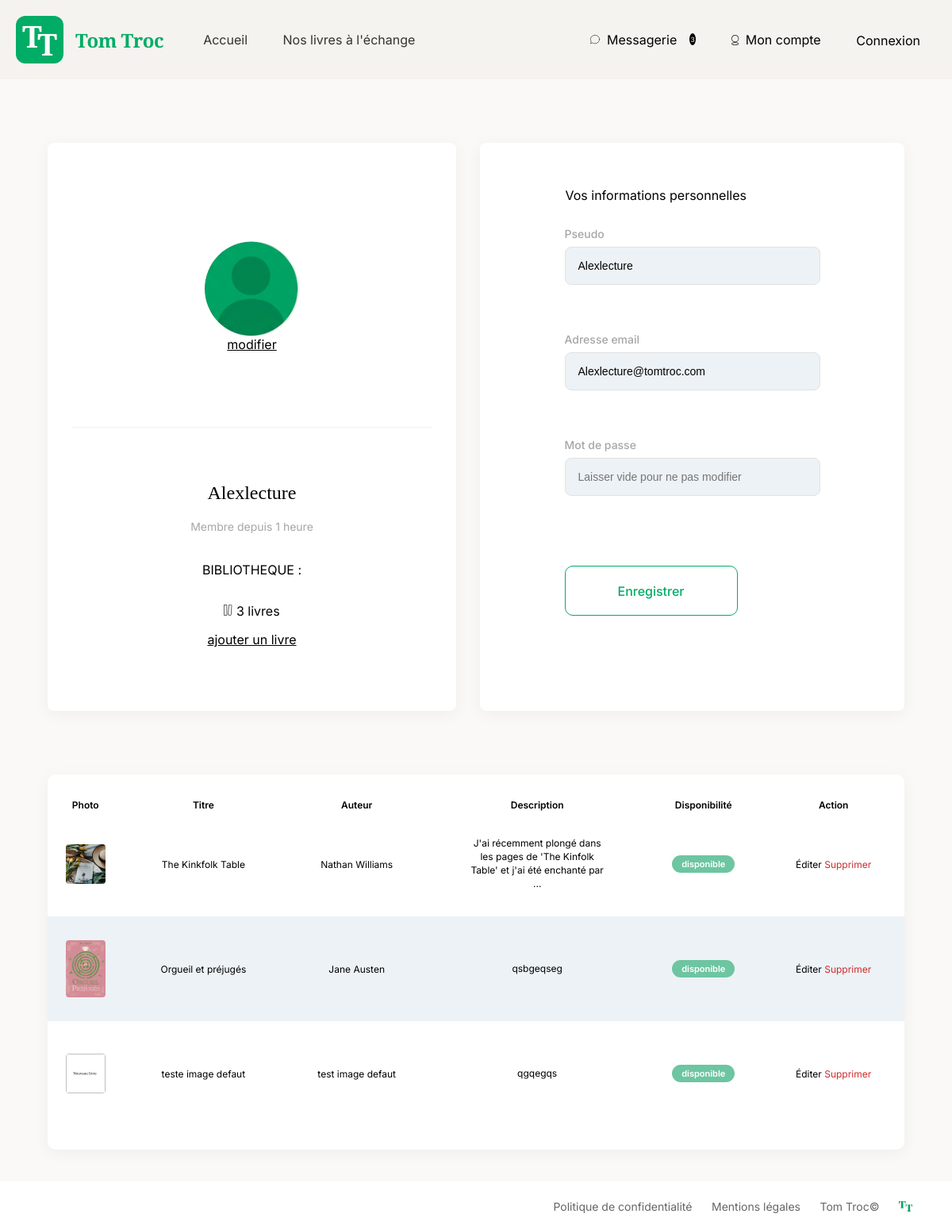
Page /index.php?action=showAccount (signed in) on the committed database.
### tables this page shows
CREATE TABLE IF NOT EXISTS `users` (
  `user_id` int(11) NOT NULL AUTO_INCREMENT,
  `pseudo` varchar(256) NOT NULL,
  `email` varchar(256) NOT NULL,
  `password` varchar(256) NOT NULL,
  `picture` varchar(256) NOT NULL,
  `date_creation` datetime NOT NULL,
  PRIMARY KEY (`user_id`)
);

CREATE TABLE IF NOT EXISTS `books` (
  `id` int(11) NOT NULL AUTO_INCREMENT,
  `cover_picture` varchar(256) NOT NULL,
  `title` varchar(256) NOT NULL,
  `author` varchar(256) NOT NULL,
  `description` text NOT NULL,
  `fk_Id_User` int(11) NOT NULL,
  `status` varchar(128) NOT NULL,
  PRIMARY KEY (`id`),
  KEY `fk_Id_User` (`fk_Id_User`)
);

### app/controllers/Controller.php (called while the page is built, shortened)
<?php
abstract class Controller
{
public function render(string $viewName, array $data =[])
{
extract($data);
require_once 'app/views/partials/header.php';
require_once 'app/views/' . $viewName . '.php';
require_once 'app/views/partials/footer.php';
}
}

### app/controllers/accountController.php (called while the page is built, shortened)
<?php
require_once 'Controller.php';
class AccountController extends Controller
{
    public function showUserAccount()
    {
        $userId = (int)$_SESSION['user']['id'];
        $userManager = new UserManager();
        $userAccount = $userManager->getUserByID($userId);
        $bookCount = $userManager->countBooksByUser($userId);
        $bookManager = new BookManager();
        $userBooks = $bookManager->getAllBooksbyUser($userId);
        $this->render('account', ['userAccount'=>$userAccount, 'bookCount'=>$bookCount, 'userBooks'=>$userBooks]);
    }
}

### app/models/userManager.php (called while the page is built, shortened)
<?php
class UserManager
{
public function getUserByID(int $id) : ?User
{
        $db= DBConnect::getPDO();
        $sql = $db->prepare("SELECT * FROM users WHERE user_id = :id");
        $sql->execute(['id' =>$id]);
        $userDetail = $sql->fetch();
                return $userDetail ? new User($userDetail) : null;
    }
public function countBooksByUser(int $id) : int
{
    $db= DBConnect::getPDO();
    $sql = $db->prepare("SELECT COUNT(*) FROM books WHERE fk_Id_User = :id");
    $sql->execute(['id' => $id]);
    $count = $sql->fetchColumn();
    return (int)$count;
}
}

### app/autoloader.php (called while the page is built, shortened)
<?php
class Autoloader {
    public static function autoload($class){
        $sources = [
            'app/controllers/',
            'app/models/',
            'config/'
        ];
        foreach ($sources as $source) {
            $file = $source . $class . '.php';
            if (file_exists($file)) {
                return;
            }
        }
    }
}

### app/models/AbstractEntity.php (called while the page is built, shortened)
<?php
abstract class AbstractEntity
{
    protected function hydrate(array $data) : void
    {
        foreach ($data as $key => $value) {
            $method = 'set' . str_replace('_', '', ucwords($key, '_'));
        }
    }
}

### app/models/user.php (called while the page is built, shortened)
<?php
class User extends AbstractEntity
{
private string $pseudo;
private string $email;
private string $picture;
private string $dateCreation;
public function getMemberSince():string
{
    $dateCreation= new DateTime($this->dateCreation);
    $now=new DateTime();
    $age= $now->diff($dateCreation);
    return $age->h . ($age->h>1 ? ' heures' : ' heure');
}
    public function getPseudo(): ?string
        {
        return $this->pseudo;}
    public function getEmail(): ?string
        {
        return $this->email;}
    public function getPicture(): ?string
    {
        return $this->picture;
    }
    public function setPseudo(?string $pseudo):void
    {
        $this->pseudo = $pseudo;
    }
    public function setEmail(?string $email):void
    {
        $this->email = $email;
    }
    public function setPicture(?string $picture):void
    {
        $this->picture = $picture;
    }
    public function setDateCreation(?string $dateCreation):void
    {
        $this->dateCreation = $dateCreation;
    }
}

### app/models/bookManager.php (called while the page is built, shortened)
<?php
class BookManager
{
public function getAllBooksbyUser(int $id): array
    {
        $allTheUserBooks = [];
        $db = DBConnect::getPDO();
        $request = $db->prepare('SELECT b.*, u.pseudo, u.picture, u.user_id FROM books b INNER JOIN users u ON b.fk_Id_User = u.user_id WHERE u.user_id = :id');
        $request->execute(['id'=>$id]);
        $allLines = $request->fetchAll();
        foreach($allLines as $line){
            $oneBook =new Book($line);
            $allTheUserBooks[]=$oneBook;
        }
        return $allTheUserBooks;
    }
}

### app/models/book.php (called while the page is built, shortened)
<?php
Class Book extends AbstractEntity
{
    private ?int $bookId = null;
    private ?string $title = null;
    private ?string $author = null;
    private ?string $description = null;
    private ?string $status = null;
    private ?string $coverPicture = null;
    public function getId(): ?int
        {
        return $this->bookId;
        }
    public function getTitle(): ?string
        {
        return $this->title;}
    public function getAuthor(): ?string
        {
        return $this->author;}
    public function getStatus(): ?string
        {
        return $this->status;}
    public function getdescription(): ?string
        {
        return $this->description;}
    public function getCoverPicture(): ?string
        {
        return $this->coverPicture;}
    public function setId(?int $bookId):void
        {
        $this->bookId = $bookId;
        }
    public function setTitle(?string $title):void
        {
        $this->title = $title;
        }
    public function setAuthor(?string $author):void
    {
        $this->author = $author;
    }
    public function setDescription(?string $description):void
    {
        $this->description = $description;
    }
    public function setStatus(?string $status):void
    {
        $this->status = $status;
    }
    public function setCoverPicture(?string $coverPicture):void
    {
        $this->coverPicture = $coverPicture;
    }
}

### app/views/account.php (the view, shortened to what this page needs)
<?php require_once 'app/views/partials/header.php'; ?>
<main class="account-main-container">
    <section class="account-container">
        <div class="books-grid-text">
            <article class="text-card profile-summary">
                <div class="avatar-container">
                    <img src="public/assets/img/<?= $userAccount->getPicture() ?>" alt="Photo">
                    <label for="userPicture-file" style="cursor: pointer; text-decoration: underline;">
                    modifier
                    </label>
                </div>
                <div class="profile-container">
                    <h2><?= htmlspecialchars($userAccount->getPseudo()) ?></h2>
                    <span class="membership-date">Membre depuis <?= htmlspecialchars($userAccount->getMemberSince()) ?></span>
                    <p> <br>BIBLIOTHEQUE : </p>
                    <p>
                        <img src="public/assets/img/livresVector.svg" style="font-size: 14px;">
                        <?= $bookCount . (($bookCount > 1) ? ' livres' : ' livre') ?>
                    </p>
                    <a href="index.php?action=newBook" class="btn-add-book">ajouter un livre</a>
                </div>
            </article>
            <article class="text-card profile-form-card">
                <h1>Vos informations personnelles</h1>
                <form action="index.php?action=updateProfile" method="POST" enctype="multipart/form-data" class="account-form" id="user-profile-form">
                    <div class="form-group">
                        <label for="pseudo">Pseudo</label>
                        <input type="text" id="pseudo" name="pseudo" value="<?= htmlspecialchars($userAccount->getPseudo()) ?>" required>
                    </div>
                    <div class="form-group">
                        <label for="email">Adresse email</label>
                        <input type="email" id="email" name="email" value="<?= htmlspecialchars($userAccount->getEmail()) ?>" required>
                    </div>
                    <div class="form-group">
                        <label for="password">Mot de passe</label>
                        <input type="password" id="password" name="password" placeholder="Laisser vide pour ne pas modifier">
                    </div>
                    <button type="submit" class="btn-discover">Enregistrer</button>
                </form>
            </article>
        </div>
    </section>
    <section class="account-bookCollection">
        <article class="text-card-table">
            <table>
                <thead>
                    <tr>
                        <th>Photo</th>
                        <th>Titre</th>
                        <th>Auteur</th>
                        <th>Description</th>
                        <th>Disponibilité</th>
                        <th>Action</th>
                    </tr>
                </thead>
                <tbody>
                    <?php if (empty($userBooks)): ?>
                        <tr>
                            <td colspan="6" style="text-align: center;">La bibliothèque est vide</td>
                        </tr>
                    <?php else: ?>
                        <?php foreach($userBooks as $book): ?>
                            <tr>
                                <td>
                                    <img src="public/assets/img/<?= $book->getCoverPicture() ?>" alt="Couverture" width="50">
                                </td>
                                <td><?= htmlspecialchars($book->getTitle()) ?></td>
                                <td><?= htmlspecialchars($book->getAuthor()) ?></td>
                                <td class="cell-description"><?= htmlspecialchars(strlen($book->getDescription()) > 90 ? substr($book->getDescription(), 0, 90) . '...' : $book->getDescription()) ?></td>
                                <td><?php
                                        $status = $book->getStatus();
                                        $statusClass = ($status === 'disponible') ? 'badge-available' : 'badge-unavailable';
                                        ?>
                                        <span class="status-badge <?= $statusClass ?>"><?= htmlspecialchars($status) ?></span></td>
                                <td>
                                    <a href="index.php?action=editBook&id=<?= $book->getId() ?>">Éditer</a>
                                    <a class="book-delete-link" href="index.php?action=deleteBook&id=<?= $book->getId() ?>" onclick="return confirm('Supprimer ce livre ?');">Supprimer</a>
                                </td>
                            </tr>
                        <?php endforeach; ?>
                    <?php endif; ?>
                </tbody>
            </table>
        </article>
    </section>
</main>
<?php require_once 'app/views/partials/footer.php'; ?>

### rows in the picture
users: picture (placeholder picture), pseudo "Alexlecture", date_creation "1 heure", email "Alexlecture@tomtroc.com"
books: cover_picture (picture), title "The Kinkfolk Table", author "Nathan Williams", description "J'ai récemment plongé dans les pages de 'The Kinfolk Table' et j'ai été enchanté par ...", status "disponible"
books: cover_picture (picture), title "Orgueil et préjugés", author "Jane Austen", description "qsbgeqseg", status "disponible"
books: cover_picture (picture), title "teste image defaut", author "test image defaut", description "qgqegqs", status "disponible"

### other values in the picture
$unreadCount "3"
$bookCount "3"
